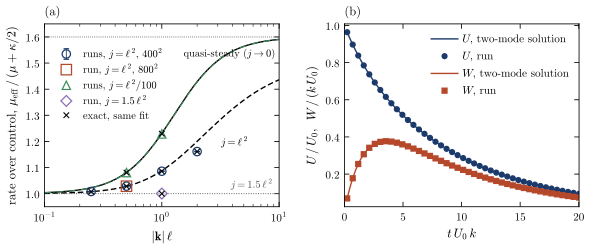

Source code (Python):
"""
Item 23 - the micropolar Taylor-Green vortex in the doubly periodic box: (a) the decay rate of the micropolar run
over that of its Newtonian control (viscosity mu + kappa / 2) against |k| l: the quasi-steady mu_eff / (mu + kappa / 2)
(j -> 0, solid), the exact two-mode solution with the run's j = l^2 (dashed) and the runs (400^2; the 800^2 run of
the resolution pair open); (b) U(t) and W(t) of the micro-inertia run (|k| l = 1, j = 0.755 l^2, W(0) = 0) against
the exact two-mode solution.

Run from the repository root:  python data/micropolar/ch5_draft/fig_23_taylor_green.py
"""
import math

import matplotlib.pyplot as plt
import numpy as np

import sources
import style

SOURCE = sources.PERIODIC
COUPLING_RATIO = 3.0
RUNS = (("tgv_kl025_n400", 0.25), ("tgv_kl05_n400", 0.5), ("tgv_kl1_n400", 1.0), ("tgv_kl2_n400", 2.0))
RESOLUTION = ("tgv_kl05_n800", 0.5)
INERTIA = "tgv_kl1_inertia_n400"
SMALL_INERTIA = (("tgv_kl05_j001_n400", 0.5), ("tgv_kl1_j001_n400", 1.0))
NEUTRAL = ("tgv_kl1_j150_n400", 1.0)


def quasi_steady(length_times_modulus):
    shear, coupling = 1.0, COUPLING_RATIO
    s = length_times_modulus ** 2 * (2.0 * shear + coupling) / (2.0 * (shear + coupling))
    return (shear + coupling / 2.0 + (coupling / 2.0) * s / (1.0 + s)) / (shear + coupling / 2.0)


def exact_ratio(length_times_modulus, theta_factor=1.0):
    """Slow rate of the two-mode system over the control's 2 k^2 nu_inf (k = 1, nu_inf = 1: the ratio does not
    depend on the Reynolds number)."""
    shear = 1.0 / (1.0 + COUPLING_RATIO / 2.0)
    coupling = COUPLING_RATIO * shear
    viscosity = shear + coupling
    length = length_times_modulus / math.sqrt(2.0)
    rotation = length ** 2 * coupling * (2.0 * viscosity - coupling) / viscosity
    theta = theta_factor * length ** 2
    matrix = np.array([[-2.0 * viscosity, coupling], [2.0 * coupling / theta, -(2.0 * rotation + 2.0 * coupling) / theta]])
    return float(-np.max(np.linalg.eigvals(matrix).real)) / 2.0


def main() -> int:
    style.setup()
    analysis = style.load_json(SOURCE["analysis"])
    tgv = analysis.get("tgv", {})
    present = [(run, value) for run, value in RUNS if run in tgv and "over_control" in tgv[run]]
    if not present:
        print("[pack] item 23: no micropolar Taylor-Green runs yet")
        return 0
    numbers = {}
    floors = analysis.get("floors", {})
    floor = max([abs(entry.get("over_control_difference", 0.0)) for entry in floors.values()] + [0.0])
    figure, axes = plt.subplots(1, 2, figsize=(style.WIDE, 0.42 * style.WIDE))
    axis = axes[0]
    curve = np.geomspace(0.1, 10.0, 200)
    # the curves carry direct labels; the legend holds the markers
    axis.plot(curve, [quasi_steady(value) for value in curve], **style.EXACT)
    axis.text(9.5, 1.555, r"quasi-steady ($j \to 0$)", ha="right", va="top", fontsize=style.FONT_SIZE - 1.5)
    axis.plot(curve, [exact_ratio(value) for value in curve], color=style.INK, linewidth=1.0, linestyle=(0, (4, 2)))
    axis.text(3.2, 1.22, r"$j = \ell^2$", ha="left", va="top", fontsize=style.FONT_SIZE - 1.5)
    axis.plot(curve, [exact_ratio(value, 1.5) for value in curve], color=style.MUTED, linewidth=0.7,
              linestyle=(0, (1, 1.5)))
    axis.text(9.0, 1.01, r"$j = 1.5\,\ell^2$", ha="right", va="bottom", fontsize=style.FONT_SIZE - 1.5,
              color=style.MUTED)
    axis.axhline(1.6, color=style.MUTED, linewidth=0.6, linestyle=(0, (1, 1.5)))
    small = [(run, value) for run, value in SMALL_INERTIA if run in tgv and "over_control" in tgv[run]]
    if small:
        axis.plot(curve, [exact_ratio(value, 0.01) for value in curve], color=style.SERIES[2][0], linewidth=0.8,
                  linestyle=(0, (6, 2, 1, 2)))
    colour, marker = style.SERIES[0]
    axis.errorbar([value for _run, value in present], [tgv[run]["over_control"] for run, _value in present],
                  yerr=floor, linestyle="none", marker=marker, markersize=style.MARKER_SIZE + 2.0, color=colour,
                  markerfacecolor="none", markeredgewidth=0.9, capsize=2.0, elinewidth=0.6,
                  label=r"runs, $j = \ell^2$, $400^2$")
    if small:
        axis.plot([value for _run, value in small], [tgv[run]["over_control"] for run, _value in small],
                  linestyle="none", marker=style.SERIES[2][1], markersize=style.MARKER_SIZE + 2.0,
                  markerfacecolor="none", markeredgewidth=0.9, color=style.SERIES[2][0],
                  label=r"runs, $j = \ell^2/100$")
    if NEUTRAL[0] in tgv and "over_control" in tgv[NEUTRAL[0]]:
        axis.plot([NEUTRAL[1]], [tgv[NEUTRAL[0]]["over_control"]], linestyle="none", marker=style.SERIES[3][1],
                  markersize=style.MARKER_SIZE + 1.5, markerfacecolor="none", markeredgewidth=0.9,
                  color=style.SERIES[3][0], label=r"run, $j = 1.5\,\ell^2$")
        numbers[NEUTRAL[0]] = {key: tgv[NEUTRAL[0]][key] for key in ("over_control", "exact_over_control",
                                                                      "rate_over_exact", "spin_ratio_over_exact")}
    if RESOLUTION[0] in tgv and "over_control" in tgv[RESOLUTION[0]]:
        axis.plot([RESOLUTION[1]], [tgv[RESOLUTION[0]]["over_control"]], linestyle="none", marker="s",
                  markersize=style.MARKER_SIZE + 3.5, markerfacecolor="none", markeredgecolor=style.SERIES[1][0],
                  markeredgewidth=0.9, label=r"run, $j = \ell^2$, $800^2$")
    fitted = present + [item for item in SMALL_INERTIA + (NEUTRAL,) if item[0] in tgv and "over_control" in tgv[item[0]]]
    axis.plot([value for _run, value in fitted], [tgv[run]["exact_over_control"] for run, _value in fitted],
              linestyle="none", marker="x", markersize=style.MARKER_SIZE, color=style.INK, markeredgewidth=0.8,
              zorder=5, label="exact, same fit")
    axis.set_xscale("log")
    axis.set_xlim(0.1, 10.0)
    axis.set_ylim(0.95, 1.65)
    axis.set_xlabel(r"$|\mathbf{k}|\,\ell$")
    axis.set_ylabel(r"rate over control, $\mu_\mathrm{eff}\,/\,(\mu + \kappa/2)$")
    handles, labels = axis.get_legend_handles_labels()
    order = sorted(range(len(labels)), key=lambda index: (not labels[index].startswith("runs, $j = \\ell^2$"),
                                                         "800" not in labels[index], "same fit" in labels[index]))
    axis.legend([handles[index] for index in order], [labels[index] for index in order],
                loc="upper left", bbox_to_anchor=(0.0, 0.92), handletextpad=0.4, fontsize=style.FONT_SIZE - 1.5,
                labelspacing=0.3, frameon=False)
    style.panel_letter(axis, "a")
    axis = axes[1]
    numbers.update({run: {key: tgv[run][key] for key in ("over_control", "exact_over_control", "mu_effective_ratio",
                                                          "rate_over_exact", "spin_ratio_over_exact")}
                    for run, _value in present + small})
    if INERTIA in tgv and "series" in tgv[INERTIA]:
        series = tgv[INERTIA]["series"]
        time = np.asarray(series["time"])
        every = max(1, time.size // 40)
        axis.plot(time, series["exact_U"], color=style.SERIES[0][0], linewidth=1.0, label=r"$U$, two-mode solution")
        axis.plot(time[::every], np.asarray(series["U"])[::every], linestyle="none", marker="o",
                  markersize=style.MARKER_SIZE - 0.5, color=style.SERIES[0][0], label=r"$U$, run")
        axis.plot(time, series["exact_W"], color=style.SERIES[1][0], linewidth=1.0, label=r"$W$, two-mode solution")
        axis.plot(time[::every], np.asarray(series["W"])[::every], linestyle="none", marker="s",
                  markersize=style.MARKER_SIZE - 0.5, color=style.SERIES[1][0], label=r"$W$, run")
        axis.set_xlabel(r"$t\,U_0\,k$")
        axis.set_ylabel(r"$U\,/\,U_0$,  $W\,/\,(k\,U_0)$")
        axis.set_xlim(0.0, float(time[-1]))
        axis.legend(loc="upper right", handletextpad=0.4)
        item = tgv[INERTIA]
        numbers[INERTIA] = {key: item[key] for key in ("rate_over_exact", "rms_error_U", "rms_error_W",
                                                       "exact_slow_rate", "exact_fast_rate", "spin_ratio_over_exact")}
    style.panel_letter(axis, "b")
    figure.tight_layout(pad=0.4, w_pad=1.4)
    style.save(figure, "fig_23_taylor_green")
    caption = (
        "The micropolar Taylor-Green vortex in the doubly periodic box [0, 2 pi)^2 (k = 1, |k| = sqrt 2, U0 = 1, "
        "Re = U0 / (k nu_inf) = 20, 50 on mu; K = 3; Ma 0.02; 400^2 particles, h = 5 dx; thesis numerics of "
        "Chapter 5). The field v = U(t) (sin kx cos ky, -cos kx sin ky), w = W(t) sin kx sin ky is an exact solution; "
        "U and W obey a linear 2 x 2 system (Section 18). (a) Decay rate of U of the micropolar run over that of its "
        "Newtonian control (viscosity mu + kappa / 2, the same particles and dt), fitted over 5 <= t <= 20, against "
        "|k| l: the quasi-steady mu_eff / (mu + kappa / 2) = 1 + 0.6 s / (1 + s), s = 0.625 (|k| l)^2 (solid; it "
        "tends to 1.6, dotted), the slow eigenvalue of the two-mode system with j = l^2 (dashed) and with "
        "j = l^2 / 100 (dash-dotted), the runs at 400^2 with j = l^2 (filled circles; bars: the largest floor of "
        "table 25), with j = l^2 / 100 (triangles) and with j = 1.5 l^2 (diamond), |k| l = 0.5 at 800^2 (open "
        "circle), and the exact two-mode solution fitted over the same window (crosses; at |k| l = 2 the fast mode, "
        "only 2.1 times faster, still enters the window). In a decaying flow the micro-rotation keeps spin from the "
        "earlier, larger vorticity: with j = l^2 the excess over mu + kappa / 2 is a third of the quasi-steady one "
        "at small |k| l, and with j = 1.5 l^2 (j (mu + kappa / 2) = gamma) w = omega / 2 is exact and the ratio "
        "is 1 at every |k| l. (b) The run |k| l = 1 with j = 0.755 l^2 (fast rate five times the slow one), "
        "started from W(0) = 0: U(t) and W(t) from the particles (projections on the two shapes; markers) against "
        "the exact two-mode solution (lines).")
    style.record("23", "Micropolar Taylor-Green vortex: mu_eff against |k| l, and the two-mode solution",
                 SOURCE["status"], caption, ["fig_23_taylor_green.pdf", "fig_23_taylor_green.png"],
                 [SOURCE["analysis"]], numbers, SOURCE["tag"])
    return 0


if __name__ == "__main__":
    raise SystemExit(main())
